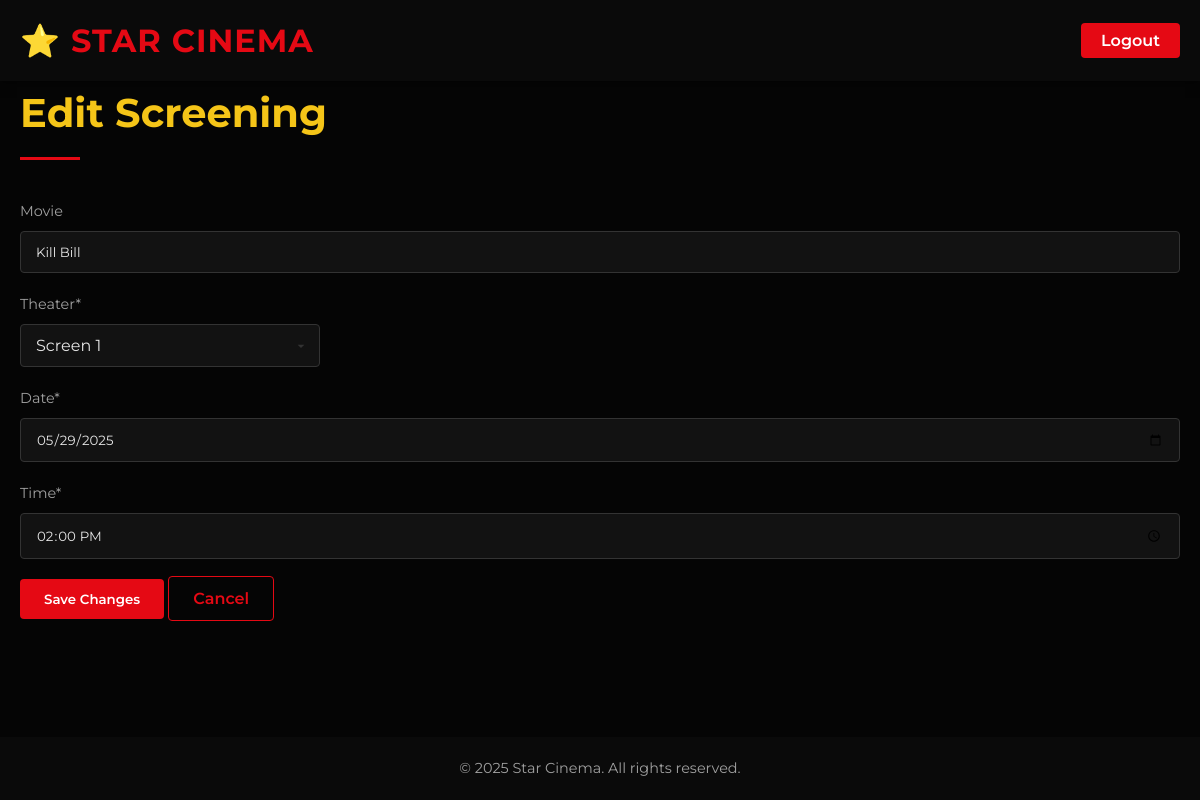
The app's page /edit-screening.php?id=2 (signed in) with its own data.
### tables this page shows
CREATE TABLE movies (
    movie_id INT AUTO_INCREMENT PRIMARY KEY,
    title VARCHAR(255) NOT NULL,
    rating VARCHAR(5),
    duration INT NOT NULL,
    release_year INT NOT NULL,
    director VARCHAR(255) NOT NULL,
    cast VARCHAR(255),
    description TEXT,
    poster VARCHAR(255),
    trailer VARCHAR(255),
    start_date DATE NOT NULL,
    genre VARCHAR(70) NOT NULL
);

CREATE TABLE screenings (
    screening_id INT AUTO_INCREMENT PRIMARY KEY,
    movie_id INT,
    theater_id INT,
    date DATE,
    time TIME,
    FOREIGN KEY (movie_id) REFERENCES movies(movie_id) ON DELETE CASCADE,
    FOREIGN KEY (theater_id) REFERENCES theaters(theater_id) ON DELETE CASCADE
);

CREATE TABLE theaters (
    theater_id INT AUTO_INCREMENT PRIMARY KEY,
    theater_name VARCHAR(50) NOT NULL,
    capacity INT NOT NULL
);

### edit-screening.php (the view, shortened to what this page needs)
<?php
include("includes/header.php");
include_once("includes/connect-db.php");
if ($_SERVER["REQUEST_METHOD"] == "GET" && isset($_GET['id'])) {
    $id = intval($_GET['id']);
    $stmt = $conn->prepare("SELECT * FROM screenings WHERE screening_id = ?");
    $stmt->bind_param("i", $id);
    $stmt->execute();
    $result = $stmt->get_result();
    if ($result->num_rows > 0) {
        $screening = $result->fetch_assoc();
    } else {
        echo "<p>No screening found with that ID.</p>";
        include("includes/footer.php");
        exit();
    }
}
$movies = $conn->prepare("SELECT title FROM screenings, movies WHERE screenings.movie_id = movies.movie_id AND screening_id = ?");
$movies->bind_param("i", $id);
$movies->execute();
$movieResult = $movies->get_result();
$movie = $movieResult->fetch_assoc();
$theaters = $conn->query("SELECT theater_id, theater_name FROM theaters ORDER BY theater_name");
?>
<main class="form-page">
    <div class="container">
        <h2 class="section-title">Edit Screening</h2>
        <div class="form-container">
            <form action="" method="post" class="admin-form">
                <div class="form-grid">
                    <div class="form-group">
                        <label for="movie">Movie</label>
                        <input type="text" id="movie" name="movie" value="<?php echo htmlspecialchars($movie['title']); ?>" disabled>
                    </div>
                    <div class="form-group">
                        <label for="theater_id">Theater*</label>
                        <select id="theater_id" name="theater_id" required>
                            <?php while ($row = $theaters->fetch_assoc()): ?>
                                <option value="<?php echo $row['theater_id']; ?>" <?php if ($row['theater_id'] == $screening['theater_id']) echo 'selected'; ?>>
                                    <?php echo htmlspecialchars($row['theater_name']); ?>
                                </option>
                            <?php endwhile; ?>
                        </select>
                    </div>
                    <div class="form-group">
                        <label for="date">Date*</label>
                        <input type="date" id="date" name="date" value="<?php echo htmlspecialchars($screening['date']); ?>" required>
                    </div>
                    <div class="form-group">
                        <label for="time">Time*</label>
                        <input type="time" id="time" name="time" value="<?php echo htmlspecialchars($screening['time']); ?>" required>
                    </div>
                </div>
                <div class="form-actions">
                    <button type="submit" class="btn-primary">Save Changes</button>
                    <a href="manager.php" class="btn-secondary">Cancel</a>
                </div>
            </form>
        </div>
    </div>
</main>
<?php include("includes/footer.php"); ?>

### styles.css (style rules this page uses)
:root { --primary-color: #e50914; --primary-hover: #f40612; --secondary-color: #0a0a0a; --accent-color: #f5c518; --text-color: #e6e6e6; --text-light: #a0a0a0; --background-color: #050505; --card-color: #121212; --card-hover: #1a1a1a; --border-color: #333; }
* { margin: 0; padding: 0; box-sizing: border-box; }
body { font-family: 'Montserrat', sans-serif; line-height: 1.6; color: var(--text-color); background-color: var(--background-color); min-height: 100vh; display: flex; flex-direction: column; }
.container { width: 100%; max-width: 1200px; margin: 0 auto; padding: 0 20px; }
a { text-decoration: none; color: var(--accent-color); transition: all 0.3s ease; }
button, .btn-primary, .btn-secondary, .btn-book, .btn-login { cursor: pointer; border: none; border-radius: 4px; padding: 12px 24px; font-family: 'Montserrat', sans-serif; font-weight: 600; transition: all 0.3s ease; }
.btn-primary { background-color: var(--primary-color); color: white; }
.btn-secondary { background-color: transparent; color: var(--primary-color); border: 1px solid var(--primary-color); }
.section-title { font-family: 'Montserrat', sans-serif; font-weight: 700; font-size: 2.5rem; margin-bottom: 40px; position: relative; padding-bottom: 15px; color: var(--accent-color); }
.section-title::after { content: ''; position: absolute; bottom: 0; left: 0; width: 60px; height: 3px; background-color: var(--primary-color); }
.form-group { margin-bottom: 20px; }
.form-group label { display: block; margin-bottom: 8px; color: var(--text-light); font-size: 0.9rem; }
.form-group input, .form-group textarea, .form-group select { width: 100%; padding: 12px 15px; background-color: rgba(255, 255, 255, 0.05); border: 1px solid #333; border-radius: 4px; color: var(--text-color); font-family: 'Montserrat', sans-serif; }
select { padding: 10px 15px; font-size: 16px; border: 2px solid #555; border-radius: 6px; background-color: #fff; color: #000; appearance: none; -webkit-appearance: none; -moz-appearance: none; background-repeat: no-repeat; background-position: right 10px center; background-size: 16px 16px; width: 100%; max-width: 300px; cursor: pointer; }

### records on screen
movies: movie "Kill Bill"
screenings: theater_id "Screen 1", date "05/29/2025", time "14:00:00"
